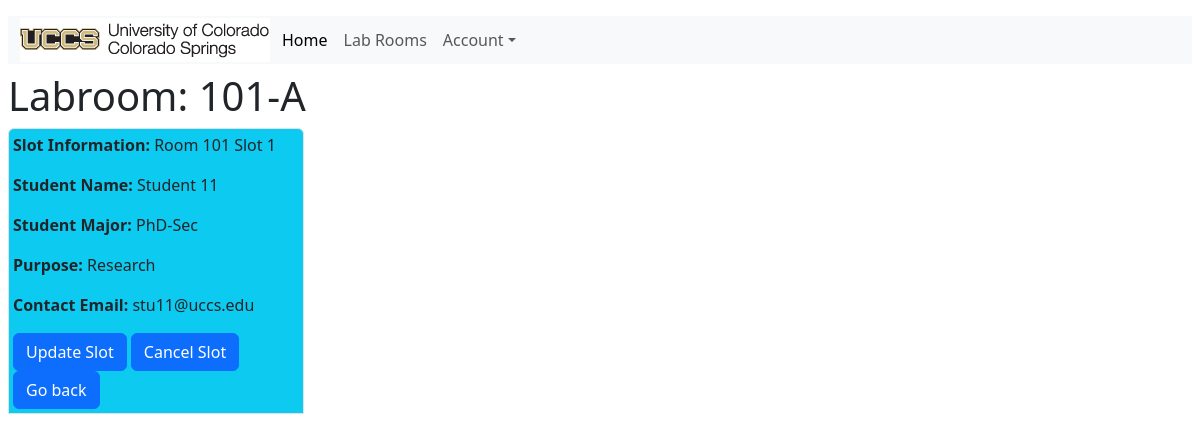
/labroom/1, run on the app's committed database.
### alras_application/models.py (models this page shows, shortened)
class LabRoom(models.Model):
    ROOMS = (
        ('101-A', 'Room 101-A'),
        ('102-A', 'Room 102-A'),
        ('103-B', 'Room 103-B'),
        ('104-B', 'Room 104-B'),
        ('105-C', 'Room 105-C'),
    )
    title = models.CharField(max_length=10,choices=ROOMS)
    slots = models.OneToOneField(RoomSlot, on_delete=models.CASCADE, unique=True, default=None)

class RoomSlot(models.Model):
    SLOTS = (
        ('slot-1', '09:00 - 12:00'),
        ('slot-2', '12:00 - 15:00'),
        ('slot-3', '15:00 - 18:00')
    )
    slot = models.CharField(max_length=200, choices= SLOTS)
    title = models.CharField(max_length=200)

class Student(models.Model):
    MAJOR = (
        ('PhD-CS', 'PhD in Computer Science'),
        ('PhD-Sec', 'PhD in Security'),
        ('MS-CS', 'MS in Computer Science'),
        ('MS-Sec', 'MS in Security'),
    )
    name = models.CharField(max_length=200)
    email = models.CharField("UCCS Email", max_length=200)
    major = models.CharField(max_length=200, choices= MAJOR)
    slot = models.ForeignKey(RoomSlot, on_delete=models.CASCADE, unique=True, default = None)
    purpose = models.CharField(max_length=200)

### alras_application/views.py (the view)
# urls.py: path('labroom/<int:pk>', views.LabRoomDetailView.as_view(), name='labroom-detail'),
class LabRoomDetailView(generic.DetailView):
    model = LabRoom
    def get_context_data(self, **kwargs):
        context = super().get_context_data(**kwargs)
        a = LabRoom.objects.filter(id=self.kwargs['pk']).values().all()[0]['slots_id']
        context["roomslot"] = RoomSlot.objects.filter(id=a)
        context["students"] = Student.objects.filter(slot_id=a)
        return context

### alras_application/templates/alras_application/labroom_detail.html
{% extends 'alras_application/base_template.html' %}
{% block content %}
<h1>Labroom: {{ labroom.title }}</h1>
<div class="col-sm-3 p-1 border rounded-top bg-info text-dark">
{% for room in roomslot %}
<p><strong>Slot Information:</strong> {{ room.title }}</p>
{% endfor %}
{% if students %}
{% for student in students %}
<p><strong>Student Name:</strong> {{ student.name }}</p>
<p><strong>Student Major:</strong> {{ student.major }}</p>
<p><strong>Purpose:</strong> {{ student.purpose }}</p>
<p><strong>Contact Email:</strong> {{ student.email }}</p>
{% endfor %}
<a class="btn btn-primary" href="{%url 'update_slot' labroom.id%}" role="button">Update Slot</a>
<a class="btn btn-primary" href="{%url 'cancel_slot' labroom.id%}" role="button">Cancel Slot</a>
{% else %}
<p>This slot is available for reservation</p>
<a class="btn btn-primary" href="{% url 'reserve_slot' labroom.id %}" role="button">Reserve</a>
{% endif %}
<a class="btn btn-primary" href="{%url 'labroom'%}" role="button">Go back</a>
</div>
{% endblock %}

### data on the page
LabRoom: title "101-A"
RoomSlot: title "Room 101 Slot 1"
Student: name "Student 11", major "PhD-Sec", purpose "Research", email "stu11@uccs.edu"
